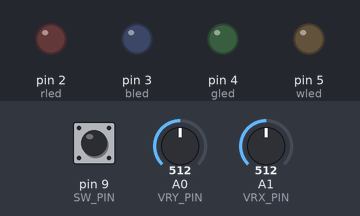
Bench run of a sketch on a simulated Arduino Uno, built with avr-gcc and run on an emulated ATmega328P. On the bench: output pins drawn as LEDs (lit = HIGH). The test bench sets the inputs (shaded band); at power-on: A0 (VRY_PIN) = 512, A1 (VRX_PIN) = 512, pin 9 (SW_PIN) HIGH. What the sketch prints to the serial monitor is not drawn.

Above: at 3.2 s.
3.3 s: A0 (VRY_PIN) set to 407
6.3 s: A0 (VRY_PIN) set to 389
At 7.1 s:
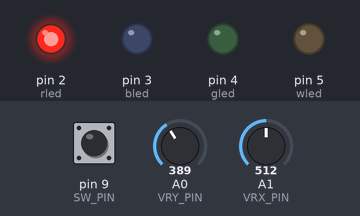
8.0 s: A1 (VRX_PIN) set to 415
9.5 s: A1 (VRX_PIN) set to 381
At 10.7 s:
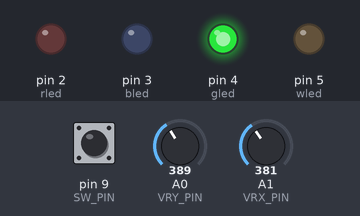
11.0 s: A1 (VRX_PIN) set to 1023
At 12.1 s:
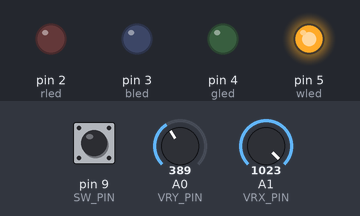
Timing chart, 0 to 13.5 s (numbered marks = the images above; inputs shaded):
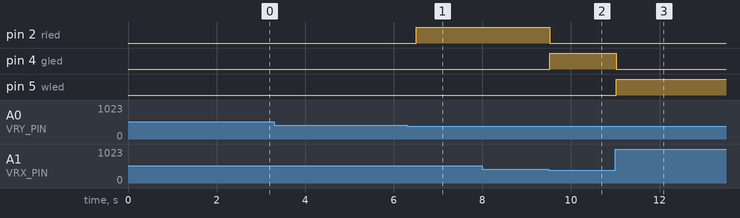

Measured:
- the behaviour switches between 400 and 399 on A0 (VRY_PIN) (found by bisection; images 0 and 1)
- the behaviour switches between 400 and 399 on A1 (VRX_PIN) (found by bisection; images 1 and 2)
- after the input at 3.3 s, every drawn part: stays the same
- after the input at 6.3 s, pin 2 (rled): LOW → HIGH after 0.21 s
- after the input at 8.0 s, every drawn part: stays the same
- after the input at 9.5 s, pin 2 (rled): HIGH → LOW at once; pin 4 (gled): LOW → HIGH at once
- after the input at 11.0 s, pin 4 (gled): HIGH → LOW at once; pin 5 (wled): LOW → HIGH at once

The sketch:

joystick_controlled_led.ino
```cpp
// Pin definitions
#define VRX_PIN A1    // Joystick X-axis
#define VRY_PIN A0    // Joystick Y-axis
#define SW_PIN  9     // Joystick button
#define rled 2
#define bled 3
#define gled 4
#define wled 5

void setup() {
  Serial.begin(9600);      // Start Serial Monitor
  pinMode(SW_PIN, INPUT_PULLUP); // Use internal pull-up for button
  pinMode(rled,OUTPUT);
  pinMode(bled,OUTPUT);
  pinMode(gled,OUTPUT);
  pinMode(wled,OUTPUT);
  delay(2000);
  Serial.println("AYNOP: Joystick Started");
}

void loop() {
  int xValue = analogRead(VRX_PIN);   // Read X-axis (0–1023)
  int yValue = analogRead(VRY_PIN);   // Read Y-axis (0–1023)
  int buttonState = digitalRead(SW_PIN); // Read button (LOW = pressed)

  Serial.print("X: ");
  Serial.print(xValue);
  Serial.print(" | Y: ");
  Serial.print(yValue);
  Serial.print(" | Button: ");


  if (yValue < 400) { //up
    digitalWrite(rled,HIGH);
    digitalWrite(bled,LOW);
    digitalWrite(gled,LOW);
    digitalWrite(wled,LOW);
  }
  if(yValue > 600)
   { //down
    digitalWrite(rled,LOW);
    digitalWrite(bled,HIGH);
    digitalWrite(gled,LOW);
    digitalWrite(wled,LOW);
  }
  if (xValue < 400) { //up
    digitalWrite(gled,HIGH);
    digitalWrite(wled,LOW);
    digitalWrite(rled,LOW);
    digitalWrite(bled,LOW);
  }
  if(xValue > 600)
   { //down
    digitalWrite(gled,LOW);
    digitalWrite(wled,HIGH);
    digitalWrite(rled,LOW);
    digitalWrite(bled,LOW);
  }

  delay(300); // Small delay for readability
}
```
